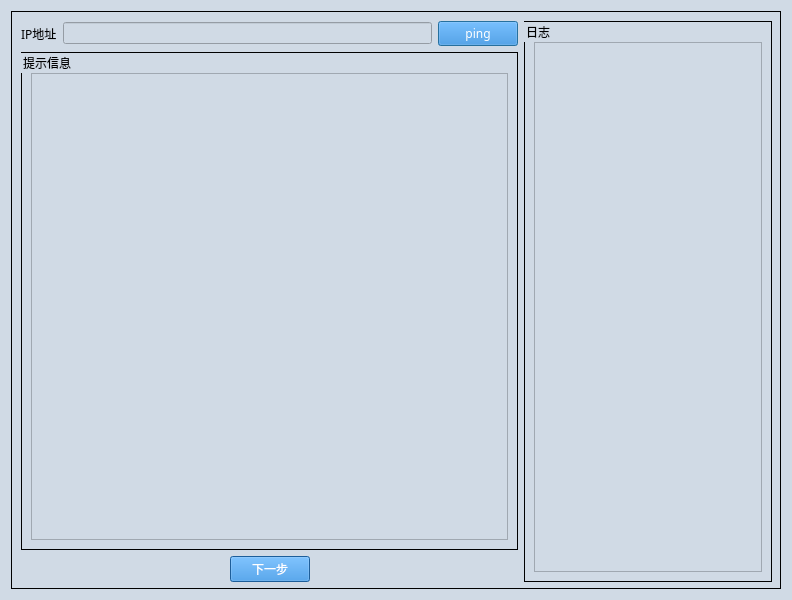
<?xml version="1.0" encoding="UTF-8"?>
<ui version="4.0">
 <class>Dialog</class>
 <widget class="QDialog" name="Dialog">
  <property name="geometry">
   <rect>
    <x>0</x>
    <y>0</y>
    <width>792</width>
    <height>600</height>
   </rect>
  </property>
  <property name="font">
   <font>
    <family>Microsoft YaHei</family>
    <pointsize>14</pointsize>
   </font>
  </property>
  <property name="windowTitle">
   <string>Dialog</string>
  </property>
  <property name="styleSheet">
   <string notr="true">QDialog{
background-color:#D0DAE5;
}

QTextBrower{
background-color:#D0DAE5;
}

QLineEdit{
background-color:#D0DAE5;
}

QWidget{
background-color:#D0DAE5;
}

QStackedWidget{
background-color:#D0DAE5;
}

QHeaderView{
background-color:#D0DAE5;
}

QLabel{
font-size:12px;
font-family:Microsoft YaHei;
background-color:#D0DAE5;
}

QPushButton{         /*按钮自适应拉伸背景*/
border-width: 2px 15px 2px 15px;
background-color:#2884D8;
color: #FFFFFF;
font-size:12px;
font-family:Microsoft YaHei;
}

QGroupBox{
font-size:12px;
font-family:Microsoft YaHei;
border:1px solid rgb(0, 0, 0); 
}</string>
  </property>
  <layout class="QGridLayout" name="gridLayout_2">
   <item row="0" column="0">
    <widget class="QGroupBox" name="groupBox">
     <property name="title">
      <string/>
     </property>
     <widget class="QWidget" name="layoutWidget">
      <property name="geometry">
       <rect>
        <x>10</x>
        <y>10</y>
        <width>751</width>
        <height>561</height>
       </rect>
      </property>
      <layout class="QHBoxLayout" name="horizontalLayout" stretch="2,1">
       <item>
        <layout class="QVBoxLayout" name="verticalLayout">
         <item>
          <layout class="QGridLayout" name="gridLayout_3">
           <item row="0" column="0">
            <widget class="QLabel" name="label_3">
             <property name="font">
              <font>
               <family>Microsoft YaHei</family>
               <pointsize>-1</pointsize>
              </font>
             </property>
             <property name="text">
              <string>IP地址</string>
             </property>
            </widget>
           </item>
           <item row="0" column="1">
            <widget class="QLineEdit" name="lineEdit_ip_address"/>
           </item>
           <item row="0" column="2">
            <widget class="QPushButton" name="pushButton_ping">
             <property name="text">
              <string>ping</string>
             </property>
            </widget>
           </item>
          </layout>
         </item>
         <item>
          <widget class="QGroupBox" name="groupBox_2">
           <property name="title">
            <string>提示信息</string>
           </property>
           <layout class="QGridLayout" name="gridLayout_5">
            <property name="topMargin">
             <number>20</number>
            </property>
            <item row="0" column="0">
             <widget class="QTextBrowser" name="textBrowser_tips"/>
            </item>
           </layout>
          </widget>
         </item>
         <item>
          <layout class="QGridLayout" name="gridLayout">
           <item row="0" column="1">
            <widget class="QPushButton" name="pushButton_next">
             <property name="text">
              <string>下一步</string>
             </property>
            </widget>
           </item>
           <item row="0" column="2">
            <spacer name="horizontalSpacer_2">
             <property name="orientation">
              <enum>Qt::Horizontal</enum>
             </property>
             <property name="sizeHint" stdset="0">
              <size>
               <width>40</width>
               <height>20</height>
              </size>
             </property>
            </spacer>
           </item>
           <item row="0" column="0">
            <spacer name="horizontalSpacer">
             <property name="orientation">
              <enum>Qt::Horizontal</enum>
             </property>
             <property name="sizeHint" stdset="0">
              <size>
               <width>40</width>
               <height>20</height>
              </size>
             </property>
            </spacer>
           </item>
          </layout>
         </item>
        </layout>
       </item>
       <item>
        <widget class="QGroupBox" name="groupBox_3">
         <property name="title">
          <string>日志</string>
         </property>
         <layout class="QGridLayout" name="gridLayout_6">
          <property name="topMargin">
           <number>20</number>
          </property>
          <item row="0" column="0">
           <widget class="QTextBrowser" name="textBrowser_log">
            <property name="html">
             <string>&lt;!DOCTYPE HTML PUBLIC &quot;-//W3C//DTD HTML 4.0//EN&quot; &quot;http://www.w3.org/TR/REC-html40/strict.dtd&quot;&gt;
&lt;html&gt;&lt;head&gt;&lt;meta name=&quot;qrichtext&quot; content=&quot;1&quot; /&gt;&lt;style type=&quot;text/css&quot;&gt;
p, li { white-space: pre-wrap; }
&lt;/style&gt;&lt;/head&gt;&lt;body style=&quot; font-family:'SimSun'; font-size:9pt; font-weight:400; font-style:normal;&quot;&gt;
&lt;p style=&quot;-qt-paragraph-type:empty; margin-top:0px; margin-bottom:0px; margin-left:0px; margin-right:0px; -qt-block-indent:0; text-indent:0px;&quot;&gt;&lt;br /&gt;&lt;/p&gt;&lt;/body&gt;&lt;/html&gt;</string>
            </property>
           </widget>
          </item>
         </layout>
        </widget>
       </item>
      </layout>
     </widget>
    </widget>
   </item>
  </layout>
 </widget>
 <resources>
  <include location="iconQrc.qrc"/>
 </resources>
 <connections/>
</ui>
